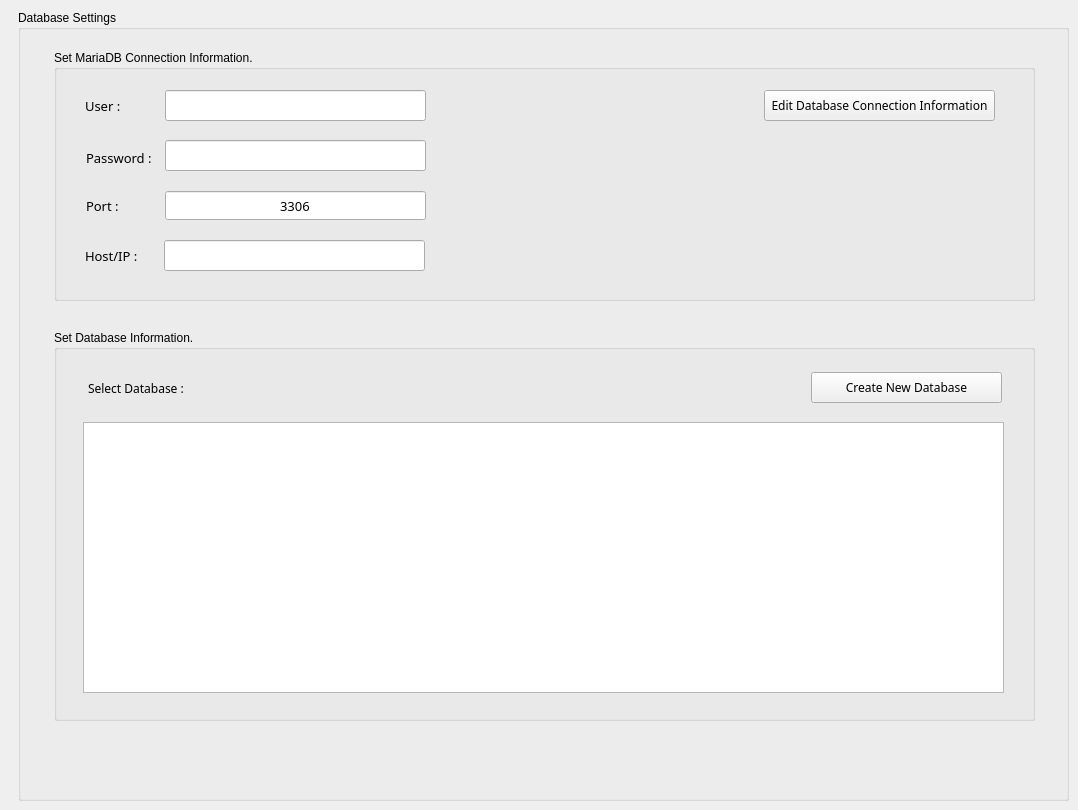
     <widget class="QWidget" name="page">
      <widget class="QGroupBox" name="groupBox_18">
       <property name="geometry">
        <rect>
         <x>18</x>
         <y>10</y>
         <width>1051</width>
         <height>791</height>
        </rect>
       </property>
       <property name="title">
        <string>Database Settings</string>
       </property>
       <widget class="QGroupBox" name="groupBox_25">
        <property name="geometry">
         <rect>
          <x>36</x>
          <y>320</y>
          <width>981</width>
          <height>391</height>
         </rect>
        </property>
        <property name="title">
         <string>Set Database Information.</string>
        </property>
        <widget class="QPushButton" name="btn_create_tablespace">
         <property name="geometry">
          <rect>
           <x>757</x>
           <y>42</y>
           <width>191</width>
           <height>31</height>
          </rect>
         </property>
         <property name="font">
          <font>
           <family>돋움</family>
           <pointsize>9</pointsize>
           <weight>50</weight>
           <bold>false</bold>
          </font>
         </property>
         <property name="text">
          <string>Create New Database</string>
         </property>
        </widget>
        <widget class="QTableWidget" name="tbl_dataset_talespace">
         <property name="geometry">
          <rect>
           <x>29</x>
           <y>92</y>
           <width>921</width>
           <height>271</height>
          </rect>
         </property>
         <property name="font">
          <font>
           <family>돋움</family>
           <pointsize>10</pointsize>
           <weight>50</weight>
           <bold>false</bold>
          </font>
         </property>
         <property name="editTriggers">
          <set>QAbstractItemView::NoEditTriggers</set>
         </property>
         <property name="selectionMode">
          <enum>QAbstractItemView::NoSelection</enum>
         </property>
         <property name="selectionBehavior">
          <enum>QAbstractItemView::SelectRows</enum>
         </property>
        </widget>
        <widget class="QWidget" name="verticalLayoutWidget_5">
         <property name="geometry">
          <rect>
           <x>147</x>
           <y>33</y>
           <width>261</width>
           <height>41</height>
          </rect>
         </property>
         <property name="font">
          <font>
           <family>돋움</family>
           <pointsize>10</pointsize>
           <weight>50</weight>
           <bold>false</bold>
          </font>
         </property>
         <layout class="QVBoxLayout" name="verticalLayout_tablespace"/>
        </widget>
        <widget class="QLabel" name="lbl_env_waterlevel_2">
         <property name="geometry">
          <rect>
           <x>34</x>
           <y>50</y>
           <width>111</width>
           <height>16</height>
          </rect>
         </property>
         <property name="font">
          <font>
           <family>돋움</family>
           <pointsize>9</pointsize>
           <weight>50</weight>
           <bold>false</bold>
          </font>
         </property>
         <property name="text">
          <string>Select Database :</string>
         </property>
        </widget>
       </widget>
       <widget class="QGroupBox" name="groupBox_30">
        <property name="geometry">
         <rect>
          <x>36</x>
          <y>40</y>
          <width>981</width>
          <height>251</height>
         </rect>
        </property>
        <property name="title">
         <string>Set MariaDB Connection Information.</string>
        </property>
        <widget class="QLabel" name="label">
         <property name="geometry">
          <rect>
           <x>31</x>
           <y>50</y>
           <width>56</width>
           <height>12</height>
          </rect>
         </property>
         <property name="font">
          <font>
           <family>돋움</family>
           <pointsize>10</pointsize>
           <weight>50</weight>
           <bold>false</bold>
          </font>
         </property>
         <property name="text">
          <string>User :</string>
         </property>
        </widget>
        <widget class="QLabel" name="label_68">
         <property name="geometry">
          <rect>
           <x>31</x>
           <y>200</y>
           <width>56</width>
           <height>12</height>
          </rect>
         </property>
         <property name="font">
          <font>
           <family>돋움</family>
           <pointsize>10</pointsize>
           <weight>50</weight>
           <bold>false</bold>
          </font>
         </property>
         <property name="text">
          <string>Host/IP :</string>
         </property>
        </widget>
        <widget class="QLineEdit" name="txtBox_dbHost">
         <property name="geometry">
          <rect>
           <x>110</x>
           <y>190</y>
           <width>261</width>
           <height>31</height>
          </rect>
         </property>
         <property name="font">
          <font>
           <family>돋움</family>
           <pointsize>10</pointsize>
           <weight>50</weight>
           <bold>false</bold>
          </font>
         </property>
         <property name="alignment">
          <set>Qt::AlignCenter</set>
         </property>
         <property name="readOnly">
          <bool>true</bool>
         </property>
        </widget>
        <widget class="QLineEdit" name="txtBox_dbUser">
         <property name="geometry">
          <rect>
           <x>111</x>
           <y>40</y>
           <width>261</width>
           <height>31</height>
          </rect>
         </property>
         <property name="font">
          <font>
           <family>돋움</family>
           <pointsize>10</pointsize>
           <weight>50</weight>
           <bold>false</bold>
          </font>
         </property>
         <property name="alignment">
          <set>Qt::AlignCenter</set>
         </property>
         <property name="readOnly">
          <bool>true</bool>
         </property>
        </widget>
        <widget class="QLineEdit" name="txtBox_dbPassword">
         <property name="geometry">
          <rect>
           <x>111</x>
           <y>90</y>
           <width>261</width>
           <height>31</height>
          </rect>
         </property>
         <property name="font">
          <font>
           <family>돋움</family>
           <pointsize>10</pointsize>
           <weight>50</weight>
           <bold>false</bold>
          </font>
         </property>
         <property name="alignment">
          <set>Qt::AlignCenter</set>
         </property>
         <property name="readOnly">
          <bool>true</bool>
         </property>
        </widget>
        <widget class="QSpinBox" name="sp_dbPort">
         <property name="geometry">
          <rect>
           <x>111</x>
           <y>140</y>
           <width>261</width>
           <height>31</height>
          </rect>
         </property>
         <property name="font">
          <font>
           <family>돋움</family>
           <pointsize>10</pointsize>
           <weight>50</weight>
           <bold>false</bold>
          </font>
         </property>
         <property name="alignment">
          <set>Qt::AlignCenter</set>
         </property>
         <property name="buttonSymbols">
          <enum>QAbstractSpinBox::NoButtons</enum>
         </property>
         <property name="maximum">
          <number>9999</number>
         </property>
         <property name="value">
          <number>3306</number>
         </property>
        </widget>
        <widget class="QLabel" name="label_72">
         <property name="geometry">
          <rect>
           <x>32</x>
           <y>150</y>
           <width>56</width>
           <height>12</height>
          </rect>
         </property>
         <property name="font">
          <font>
           <family>돋움</family>
           <pointsize>10</pointsize>
           <weight>50</weight>
           <bold>false</bold>
          </font>
         </property>
         <property name="text">
          <string>Port :</string>
         </property>
        </widget>
        <widget class="QLabel" name="label_67">
         <property name="geometry">
          <rect>
           <x>32</x>
           <y>100</y>
           <width>71</width>
           <height>16</height>
          </rect>
         </property>
         <property name="font">
          <font>
           <family>돋움</family>
           <pointsize>10</pointsize>
           <weight>50</weight>
           <bold>false</bold>
          </font>
         </property>
         <property name="text">
          <string>Password :</string>
         </property>
        </widget>
        <widget class="QPushButton" name="btn_connect_mariadb">
         <property name="geometry">
          <rect>
           <x>710</x>
           <y>40</y>
           <width>231</width>
           <height>31</height>
          </rect>
         </property>
         <property name="font">
          <font>
           <family>돋움</family>
           <pointsize>9</pointsize>
           <weight>50</weight>
           <bold>false</bold>
          </font>
         </property>
         <property name="text">
          <string>Edit Database Connection Information</string>
         </property>
        </widget>
       </widget>
      </widget>
     </widget>
